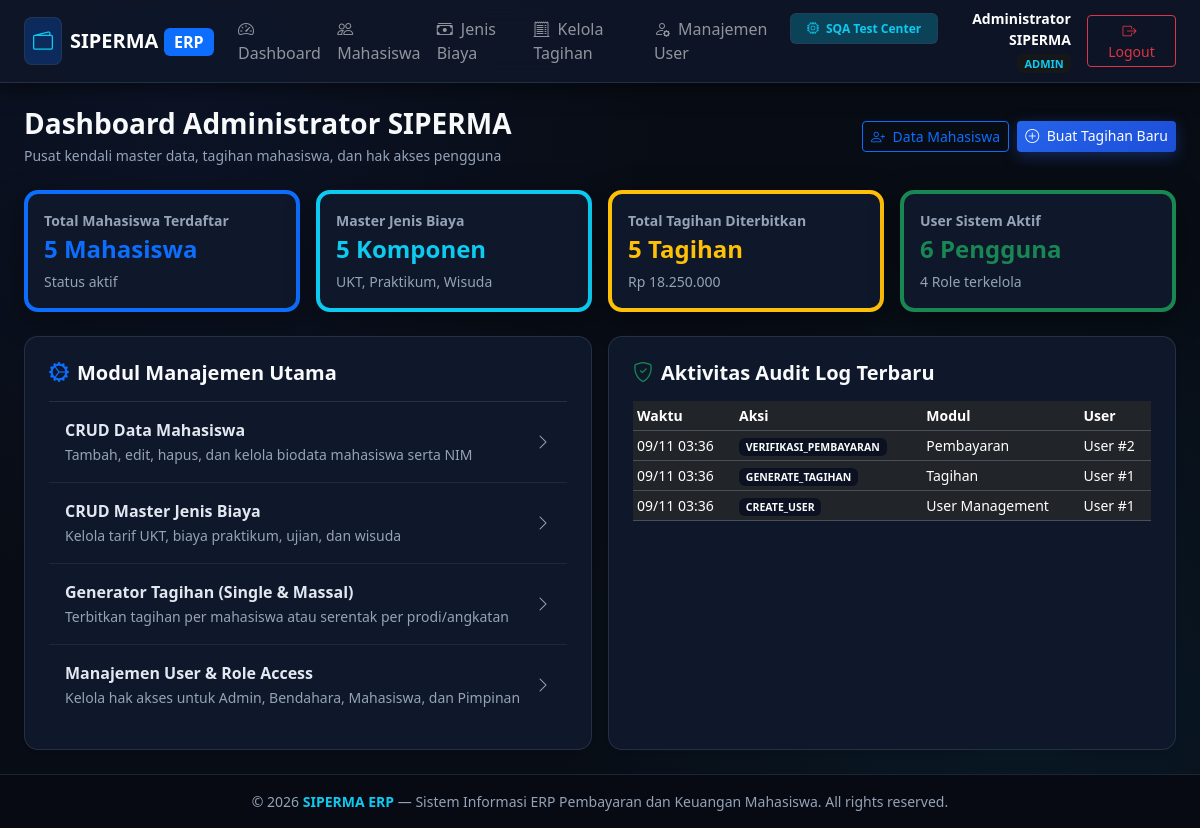
The app's page /admin/dashboard (signed in), older data.
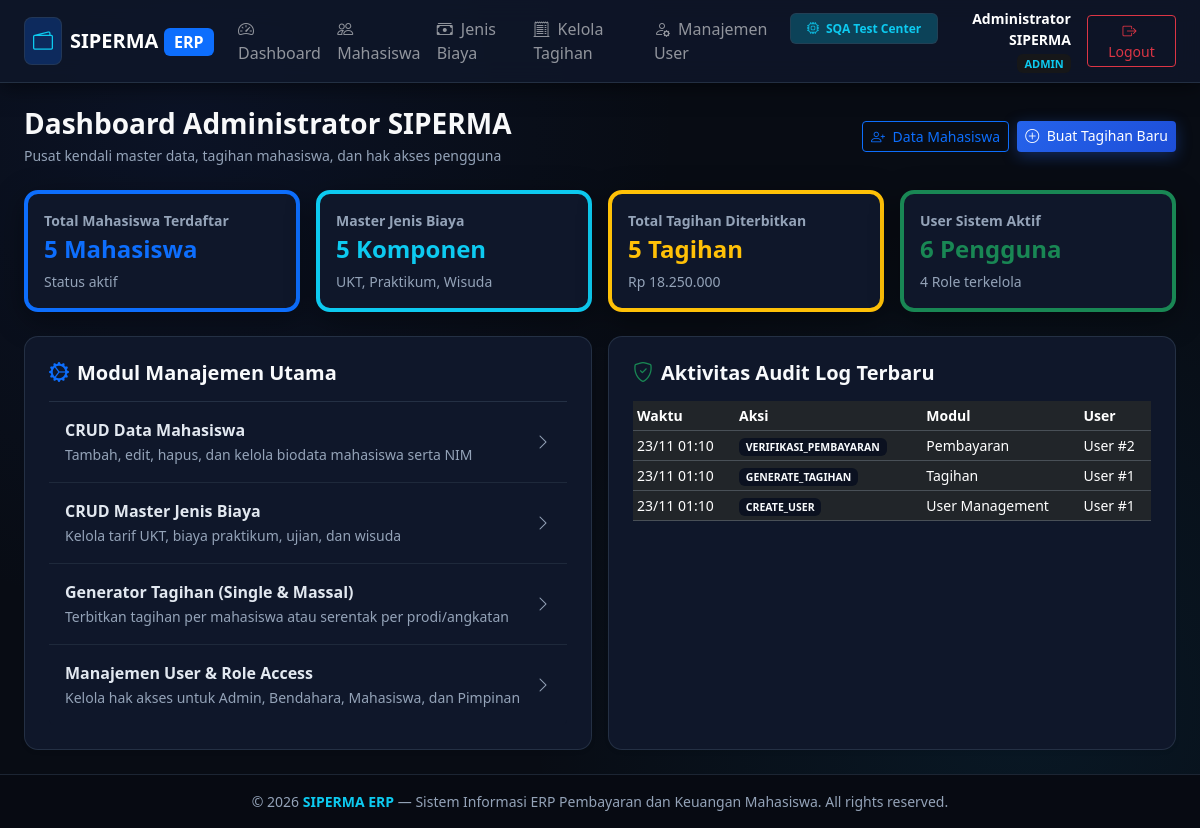
The same page, newer data.
### tables this page shows
CREATE TABLE audit_logs (
    id INTEGER PRIMARY KEY AUTOINCREMENT,
    user_id INTEGER NULL,
    action VARCHAR(100) NOT NULL,
    module VARCHAR(50) NOT NULL,
    detail TEXT,
    ip_address VARCHAR(50),
    created_at DATETIME DEFAULT CURRENT_TIMESTAMP,
    FOREIGN KEY (user_id) REFERENCES users(id) ON DELETE SET NULL
);

### src/Views/admin/dashboard.php (the view, shortened to what the changed rows need)
<?php $pageTitle = 'Dashboard Administrator'; require_once __DIR__ . '/../layouts/header.php'; ?>
<div class="row g-3">
    <div class="col-md-6">
        <div class="card card-custom p-4 bg-white shadow-sm h-100">
            <div class="table-responsive">
                <table class="table table-sm small align-middle">
                    <thead><tr><th>Waktu</th><th>Aksi</th><th>Modul</th><th>User</th></tr></thead>
                    <tbody>
                        <?php if (empty($auditLogs)): ?>
                        <tr><td colspan="4" class="text-muted text-center py-3">Belum ada audit log</td></tr>
                        <?php else: foreach ($auditLogs as $log): ?>
                        <tr>
                            <td><?= date('d/m H:i', strtotime($log['created_at'])) ?></td>
                            <td><span class="badge bg-light text-dark"><?= htmlspecialchars($log['action']) ?></span></td>
                            <td><?= htmlspecialchars($log['module']) ?></td>
                            <td><?= htmlspecialchars($log['user_id'] ? 'User #' . $log['user_id'] : 'System') ?></td>
                        </tr>
                        <?php endforeach; endif; ?>
                    </tbody>
                </table>
            </div>
        </div>
    </div>
</div>
<?php require_once __DIR__ . '/../layouts/footer.php'; ?>

Row changes from the older to the newer data that the page shows:
changed audit_logs "Pembayaran": created_at "09/11 03:36" → "23/11 01:10"
changed audit_logs "Tagihan": created_at "09/11 03:36" → "23/11 01:10"
changed audit_logs "User Management": created_at "09/11 03:36" → "23/11 01:10"
